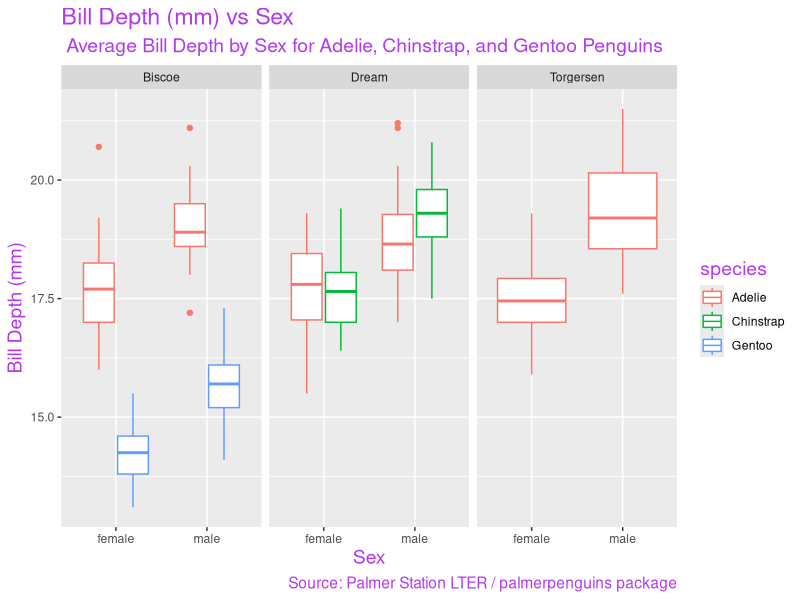

R code for this plot:
## ---- chunk 1
knitr::opts_chunk$set(echo = TRUE, warning = FALSE, fig.path = '../Outputs/', message = FALSE)
## ---- chunk 2
library(kableExtra) # Load kableExtra
library(tidyverse) # Load tidyverse
library(here) # Load here
library(palmerpenguins) # Load Palmer Penguins
## ---- chunk 3
glimpse(penguins) # View the Penguins data
## ---- chunk 4
penguins %>% 
  group_by(species) %>% # Group by species
  summarise(mean = mean(bill_depth_mm, na.rm = TRUE), # Summarise is used to calculate mean bill depth (mm)
           variance = var(bill_depth_mm, na.rm = TRUE)) %>% # calculating variance in bill depth (mm) 
  kbl() %>% # Making it a kable table
  kable_classic() %>% # Using the kable theme classic
  row_spec(0, bold = T, color = "white", background = "dodgerblue") %>% # changing the first row to have bold text and dodgerbue background
  kable_styling(full_width = FALSE) # Making the width smaller than the entire page

## ---- chunk 5
penguins %>% # Using penguin dataframe
  drop_na(sex, bill_depth_mm) %>% # Dropping NA values from sex and bill depth
  ggplot(mapping = aes(x = sex, # Ploting sex on x-axis
                       y = bill_depth_mm, # Plotting bill depth on y-axis
                       color = species)) + # Plotting color to species
geom_boxplot() + # Making geometry point, box plot
facet_wrap(~island) + # Facet wrapping for island
labs(title = "Bill Depth (mm) vs Sex", # Label title of plot
     subtitle = " Average Bill Depth by Sex for Adelie, Chinstrap, and Gentoo Penguins", # Adding subtitle
     y = "Bill Depth (mm)", # changing y-axis title
     x = "Sex", # changing x-axis title
     caption = "Source: Palmer Station LTER / palmerpenguins package",) + # Adding a caption
  theme(title = element_text(size = 14, color = "darkorchid2")) # Editing theme and font of plot and color
